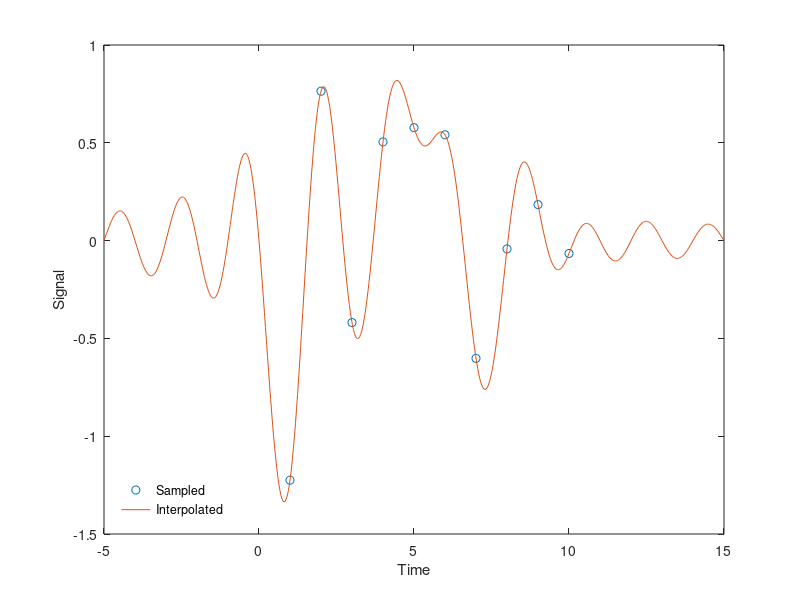

MATLAB code for this plot:
rng default

t = 1:10;
x = randn(size(t))';
ts = linspace(-5,15,600);
[Ts,T] = ndgrid(ts,t);
y = sinc(Ts - T)*x;

plot(t,x,'o',ts,y)
xlabel Time, ylabel Signal
legend('Sampled','Interpolated','Location','SouthWest')
legend boxoff

co=(Ts-T)*x;